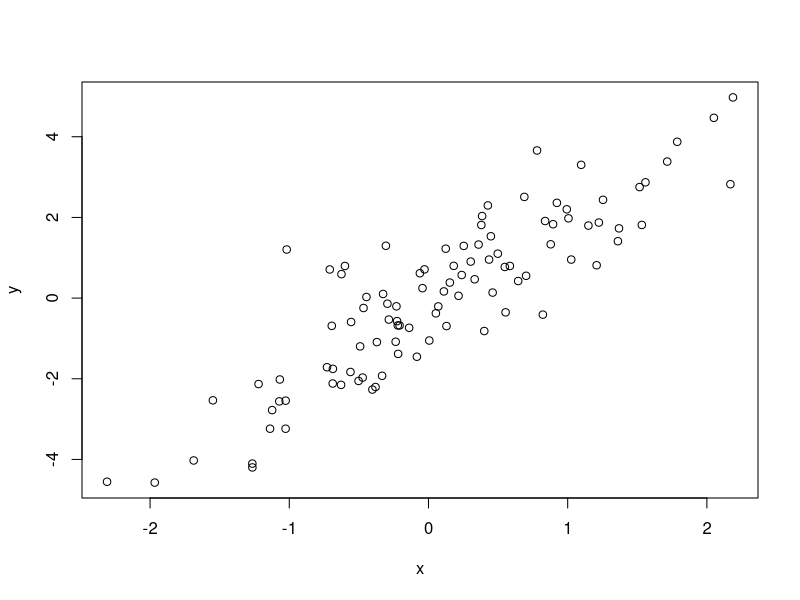

Recreate this plot in R.
## ---- chunk 1
# Generate some random data
set.seed(123)
x <- rnorm(100)
y <- 2*x + rnorm(100)
## ---- chunk 2
# Plot the data
plot(x, y)
